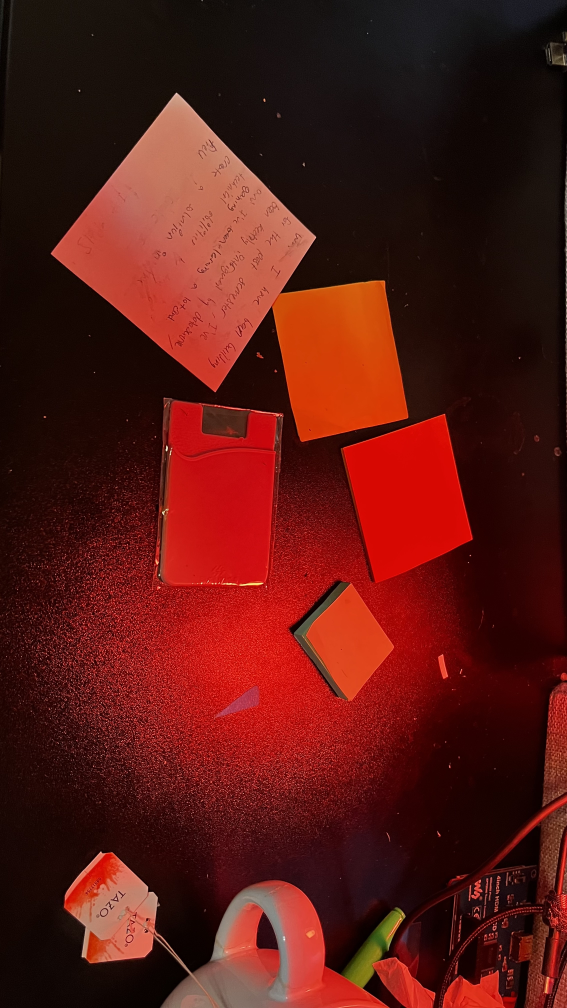
#> input picture tutorials/render1.jpg, 2268 x 4032 px, found by its file name (shown at 1/4 size)
$ jupyter execute tutorial-3.ipynb
#> lines starting #> are read from the running program, lines starting #| are printed output that depends on the picture
**Table of contents**<a id='toc0_'></a>

- [OpenCV Drawing Study Guide](#toc1_)

  - [Setup - loading image and canvas](#toc1_1_)

  - [`16.Line segment drawing.pdf`](#toc1_2_)

  - [`17.Rectangular circle drawing.pdf`](#toc1_3_)

  - [`18.Text and picture drawing.pdf`](#toc1_4_)

<!-- vscode-jupyter-toc-config

	numbering=false

	anchor=true

	flat=false

	minLevel=1

	maxLevel=6

	/vscode-jupyter-toc-config -->

<!-- THIS CELL WILL BE REPLACED ON TOC UPDATE. DO NOT WRITE YOUR TEXT IN THIS CELL -->

# <a id='toc1_'></a>[OpenCV Drawing Study Guide](#toc0_)

A practical walkthrough of line drawing, shape drawing, and text annotation using the PDFs in this folder.

## <a id='toc1_1_'></a>[Setup - loading image and canvas](#toc0_)

Bring in OpenCV / NumPy / matplotlib, locate a demo image, and prepare a reusable blank canvas for the drawing examples.

[cell 1]
import cv2

import numpy as np

import matplotlib.pyplot as plt

from pathlib import Path


def find_image(name: str) -> Path:

#> called with name = 'render1.jpg'
    for root in (Path("."), Path(".."), Path("../.."), Path("../../..")):

        path = root / name

        if path.exists():

            return path.resolve()

    raise FileNotFoundError(f"Could not find {name}")


def blank_canvas(width: int = 600, height: int = 600, color=(0, 0, 0)) -> np.ndarray:

    canvas = np.zeros((height, width, 3), dtype=np.uint8)

    canvas[:] = color

    return canvas


img_path = find_image("render1.jpg")

img = cv2.imread(str(img_path), cv2.IMREAD_COLOR)
#> img is the input picture: shape (4032, 2268, 3); mean B, G, R 18.7, 24.7, 88

if img is None:

    raise RuntimeError(f"Failed to read {img_path}")


h, w = img.shape[:2]
#> h = 4032; w = 2268

print(f"loaded: {img_path.name}   shape={img.shape}   dtype={img.dtype}   {w}x{h}")
#| loaded: render1.jpg   shape=(4032, 2268, 3)   dtype=uint8   2268x4032

print("drawing canvas helper ready: blank_canvas(width, height, color)")

## <a id='toc1_2_'></a>[`16.Line segment drawing.pdf`](#toc0_)

What it covers:

- Drawing straight line segments on a blank canvas or existing image.

- Using `pt1` and `pt2` pixel coordinates as the start and end points.

- Controlling color, thickness, and line style, including anti-aliased lines.

- Combining several lines to build larger shapes.

### Drawing straight line segments

`cv2.line` draws one segment at a time onto a destination image. That destination can be a fresh canvas created with NumPy or a copy of an already-loaded photograph.

### Using `pt1` and `pt2` as pixel coordinates

The first point marks where the segment starts and the second point marks where it ends. Both are written as `(x, y)` pixel locations, so moving the numbers changes the line's placement and direction.

### Controlling color, thickness, and line style

You can change the BGR color tuple, increase thickness for bold strokes, or switch to `cv2.LINE_AA` when you want smoother anti-aliased edges.

### Combining several lines into larger shapes

Repeated `cv2.line` calls can outline triangles, arrows, and custom wireframe shapes. This is often the simplest way to build a drawing from primitive geometry.

Core APIs:

- `cv2.line(dst, pt1, pt2, color, thickness, lineType)`

- `cv2.LINE_4`, `cv2.LINE_8`, `cv2.LINE_AA`

[cell 2]
# 16.Line segment drawing.pdf -----------------------------------------------

canvas = blank_canvas(600, 600, color=(15, 15, 15))


line_basic = canvas.copy()

cv2.line(line_basic, (70, 90), (520, 210), (0, 0, 255), 2)


line_thick = canvas.copy()

cv2.line(line_thick, (80, 140), (520, 140), (0, 255, 255), 10)

cv2.line(line_thick, (120, 260), (520, 360), (255, 120, 0), 18)


line_aa = canvas.copy()

cv2.line(line_aa, (70, 90), (520, 220), (0, 255, 0), 12, cv2.LINE_AA)

cv2.line(line_aa, (70, 320), (520, 480), (255, 255, 255), 4, cv2.LINE_AA)


line_shape = canvas.copy()

triangle = [(180, 120), (80, 420), (480, 360)]

cv2.line(line_shape, triangle[0], triangle[1], (25, 100, 255), 6)

cv2.line(line_shape, triangle[1], triangle[2], (25, 100, 255), 6)

cv2.line(line_shape, triangle[2], triangle[0], (25, 100, 255), 6)


print("line examples:")

print("  basic     -> cv2.line(dst, (70, 90),  (520, 210), (0, 0, 255), 2)")

print("  thick     -> cv2.line(dst, (80, 140), (520, 140), (0, 255, 255), 10)")

print("  aa        -> cv2.line(dst, (70, 90),  (520, 220), (0, 255, 0), 12, cv2.LINE_AA)")

print("  triangle  -> three line calls chained into one closed shape")


panels = [

    (line_basic, "single line"),

    (line_thick, "thickness variations"),

    (line_aa, "anti-aliased lines"),

    (line_shape, "combined into a triangle"),

]


fig, axes = plt.subplots(2, 2, figsize=(10, 10))

for ax, (im, title) in zip(axes.flat, panels):

    ax.imshow(cv2.cvtColor(im, cv2.COLOR_BGR2RGB))

    ax.set_title(title)

    ax.axis("off")

plt.tight_layout()

plt.show()
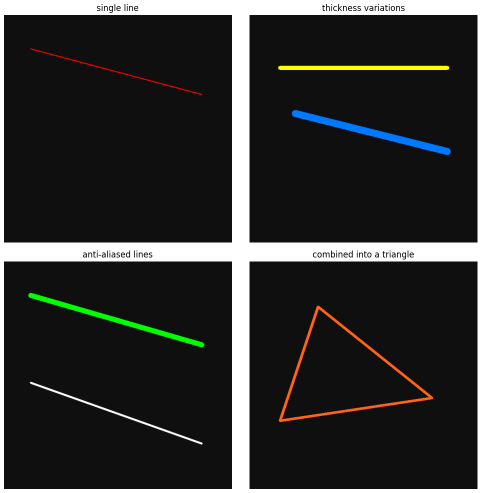
#> figure drawn by matplotlib, 4 panels
